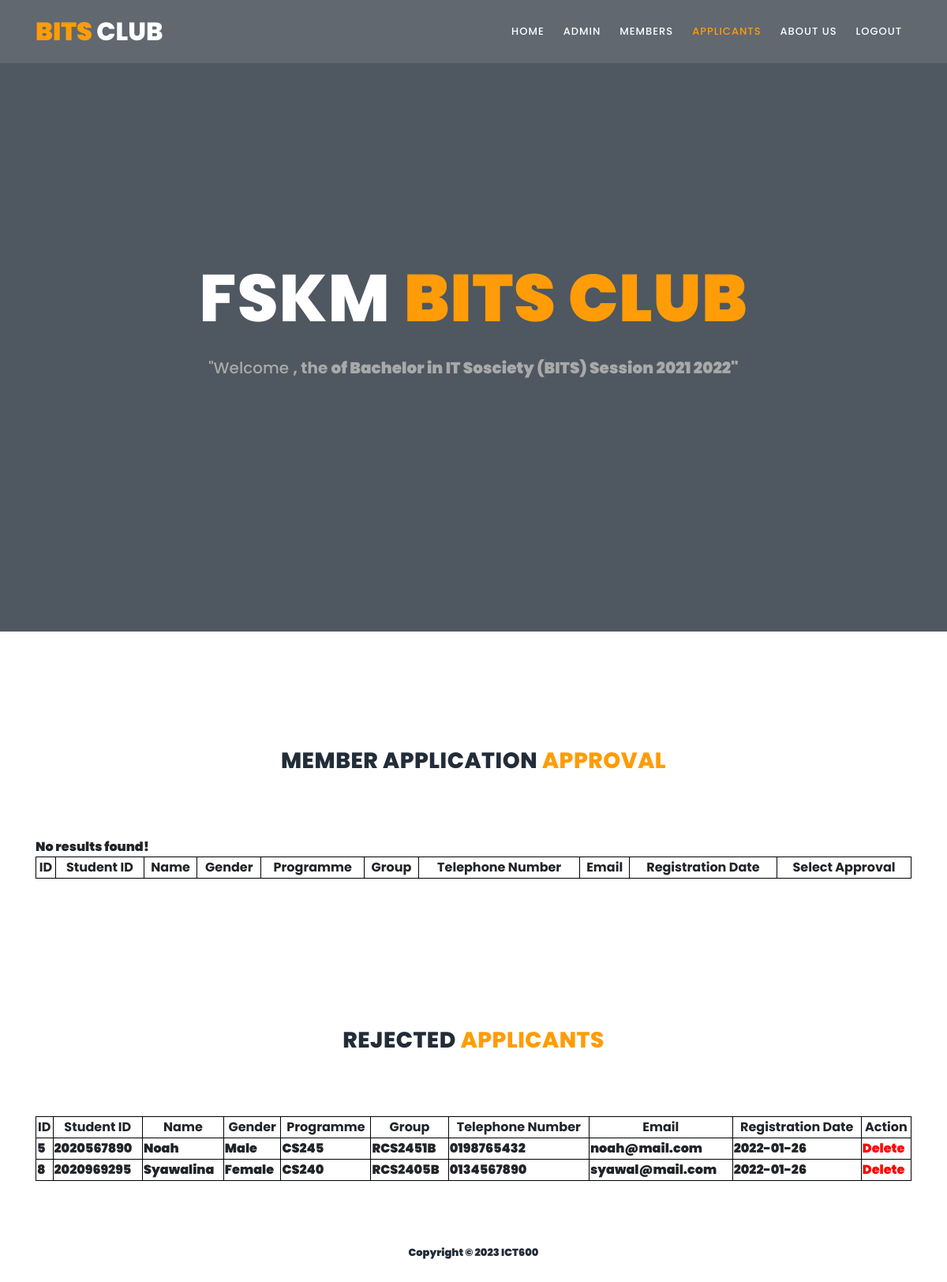
The app's page /applicants.php with its own data.
### tables this page shows
CREATE TABLE `member_approval` (
  `member_id` int(10) NOT NULL,
  `studentID` int(10) NOT NULL,
  `adminID` int(10) DEFAULT NULL,
  `mbr_name` text NOT NULL,
  `mbr_gender` text NOT NULL,
  `mbr_prog` text NOT NULL,
  `mbr_group` text NOT NULL,
  `mbr_phone` text NOT NULL,
  `mbr_email` text NOT NULL,
  `mbr_pass` text NOT NULL,
  `mbr_confirm_pass` text NOT NULL,
  `mbr_reg_date` date NOT NULL,
  `mbr_approval` text DEFAULT NULL,
  `mbr_type` text DEFAULT NULL
);

### applicants.php (the view, shortened to what this page needs)
<?php
     include "headerAdmin.php";
	 include "dbBits.php";
	 $query2= "SELECT * from member_approval where mbr_approval='Rejected'";
     $result2 =  mysqli_query($db, $query2);
?>
	<section class="section">
        <div class="container">
            <form action="<?php echo $_SERVER['PHP_SELF']?>">
				  <fieldset>
				  <div class="section-heading">
					<h2>MEMBER APPLICATION<em> APPROVAL</em></h2>
				 </div>
				  <table style="width:100%">
				  <tr>
					<th data-field="member_id" data-filter-control="select" data-sortable="true" class="form-group text-center mt-4">ID</th>
					<th data-field="studentID" data-filter-control="select" data-sortable="true" class="form-group text-center mt-4">Student ID</th>
					<th data-field="mbr_name" data-filter-control="select" data-sortable="true" class="form-group text-center mt-4">Name</th>
					<th data-field="mbr_gender" data-filter-control="select" data-sortable="true" class="form-group text-center mt-4">Gender</th>
					<th data-field="mbr_prog" data-filter-control="select" data-sortable="true" class="form-group text-center mt-4">Programme</th>
					<th data-field="mbr_group" data-filter-control="select" data-sortable="true" class="form-group text-center mt-4">Group</th>
					<th data-field="mbr_phone" data-filter-control="select" data-sortable="true" class="form-group text-center mt-4">Telephone Number</th>
					<th data-field="mbr_email" data-filter-control="select" data-sortable="true" class="form-group text-center mt-4">Email</th>
					<th data-field="mbr_reg_date" data-filter-control="select" data-sortable="true" class="form-group text-center mt-4">Registration Date</th>
					<th colspan="2" class="form-group text-center mt-4">Select Approval</th>
				  </tr>
				  </table>
				  <br><br>
				 </fieldset>
			</form>
       </div>
    </section>
 	 <section class="section">
        <div class="container">
            <form action="/action_page.php">
				  <fieldset>
				  <div class="section-heading">
					<h2>REJECTED<em> APPLICANTS</em></h2>
				 </div>
				  <table style="width:100%">
				  <tr>
					<th data-field="member_id" data-filter-control="select" data-sortable="true" class="form-group text-center mt-4">ID</th>
					<th data-field="studentID" data-filter-control="select" data-sortable="true" class="form-group text-center mt-4">Student ID</th>
					<th data-field="mbr_name" data-filter-control="select" data-sortable="true" class="form-group text-center mt-4">Name</th>
					<th data-field="mbr_gender" data-filter-control="select" data-sortable="true" class="form-group text-center mt-4">Gender</th>
					<th data-field="mbr_prog" data-filter-control="select" data-sortable="true" class="form-group text-center mt-4">Programme</th>
					<th data-field="mbr_group" data-filter-control="select" data-sortable="true" class="form-group text-center mt-4">Group</th>
					<th data-field="mbr_phone" data-filter-control="select" data-sortable="true" class="form-group text-center mt-4">Telephone Number</th>
					<th data-field="mbr_email" data-filter-control="select" data-sortable="true" class="form-group text-center mt-4">Email</th>
					<th data-field="mbr_reg_date" data-filter-control="select" data-sortable="true" class="form-group text-center mt-4">Registration Date</th>
					<th class="form-group text-center mt-4">Action</th>
				  </tr>
				  <tr>
					<?php
                                        if(mysqli_num_rows($result2)>0){
                                            while($row= mysqli_fetch_assoc($result2)){
                                                echo "<tr>";
                                                echo "<td>".$row['member_id']."</td>";
                                                echo "<td>".$row['studentID']."</td>";
                                                echo "<td>".$row['mbr_name']."</td>";
                                                echo "<td>".$row['mbr_gender']."</td>";
												echo "<td>".$row['mbr_prog']."</td>";
												echo "<td>".$row['mbr_group']."</td>";
												echo "<td>".$row['mbr_phone']."</td>";
												echo "<td>".$row['mbr_email']."</td>";
												echo "<td>".$row['mbr_reg_date']."</td>";
												echo "<td><a style='color:red;' href ='deleteRejectedApplicants.php?member_id=".$row['member_id']."'>Delete</a></td>";
                                                  }
                                        } else{
                                            echo "No results found!";
                                        }
                                    ?>
				  </tr>
				  </table>
				  <br><br>
				 </fieldset>
			</form>
       </div>
    </section>
	<?php include "footerAdmin.php";?>

### assets/css/style.css (style rules this page uses)
html, body, div, span, applet, object, iframe, h1, h2, h3, h4, h5, h6, p, blockquote, div pre, a, abbr, acronym, address, big, cite, code, del, dfn, em, font, img, ins, kbd, q, s, samp, small, strike, strong, sub, sup, tt, var, b, u, i, center, dl, dt, dd, ol, ul, li, figure, header, nav, section, article, aside, footer, figcaption { margin: 0; padding: 0; border: 0; outline: 0; }
header, nav, section, article, aside, footer, hgroup { display: block; }
* { box-sizing: border-box; }
html, body { font-family: 'Poppins', sans-serif; font-weight: 400; background-color: #fff; font-size: 16px; -ms-text-size-adjust: 100%; -webkit-font-smoothing: antialiased; -moz-osx-font-smoothing: grayscale; }
a { text-decoration: none !important; }
h1, h2, h3, h4, h5, h6 { margin-top: 0px; margin-bottom: 0px; }
html, body { background: #fff; font-family: 'Poppins', sans-serif; }
.section-heading { text-align: center; margin-top: 140px; margin-bottom: 80px; }
.section-heading h2 { font-size: 28px; font-weight: 800; color: #232d39; text-transform: uppercase; letter-spacing: 0.5px; margin-top: 0px; margin-bottom: 0px; }
.section-heading h2 em { font-style: normal; color: #ff9c07; }
a { color: #ff9c07; }

### headerAdmin.php (style rules this page uses)
table, th, td { border: 1px solid black; }

### records on screen
member_approval: member_id "5", studentID "2020567890", mbr_name "Noah", mbr_gender "Male", mbr_prog "CS245", mbr_group "RCS2451B", mbr_phone "0198765432", mbr_email "noah@mail.com", mbr_reg_date "2022-01-26"
member_approval: member_id "8", studentID "2020969295", mbr_name "Syawalina", mbr_gender "Female", mbr_prog "CS240", mbr_group "RCS2405B", mbr_phone "0134567890", mbr_email "syawal@mail.com", mbr_reg_date "2022-01-26"
